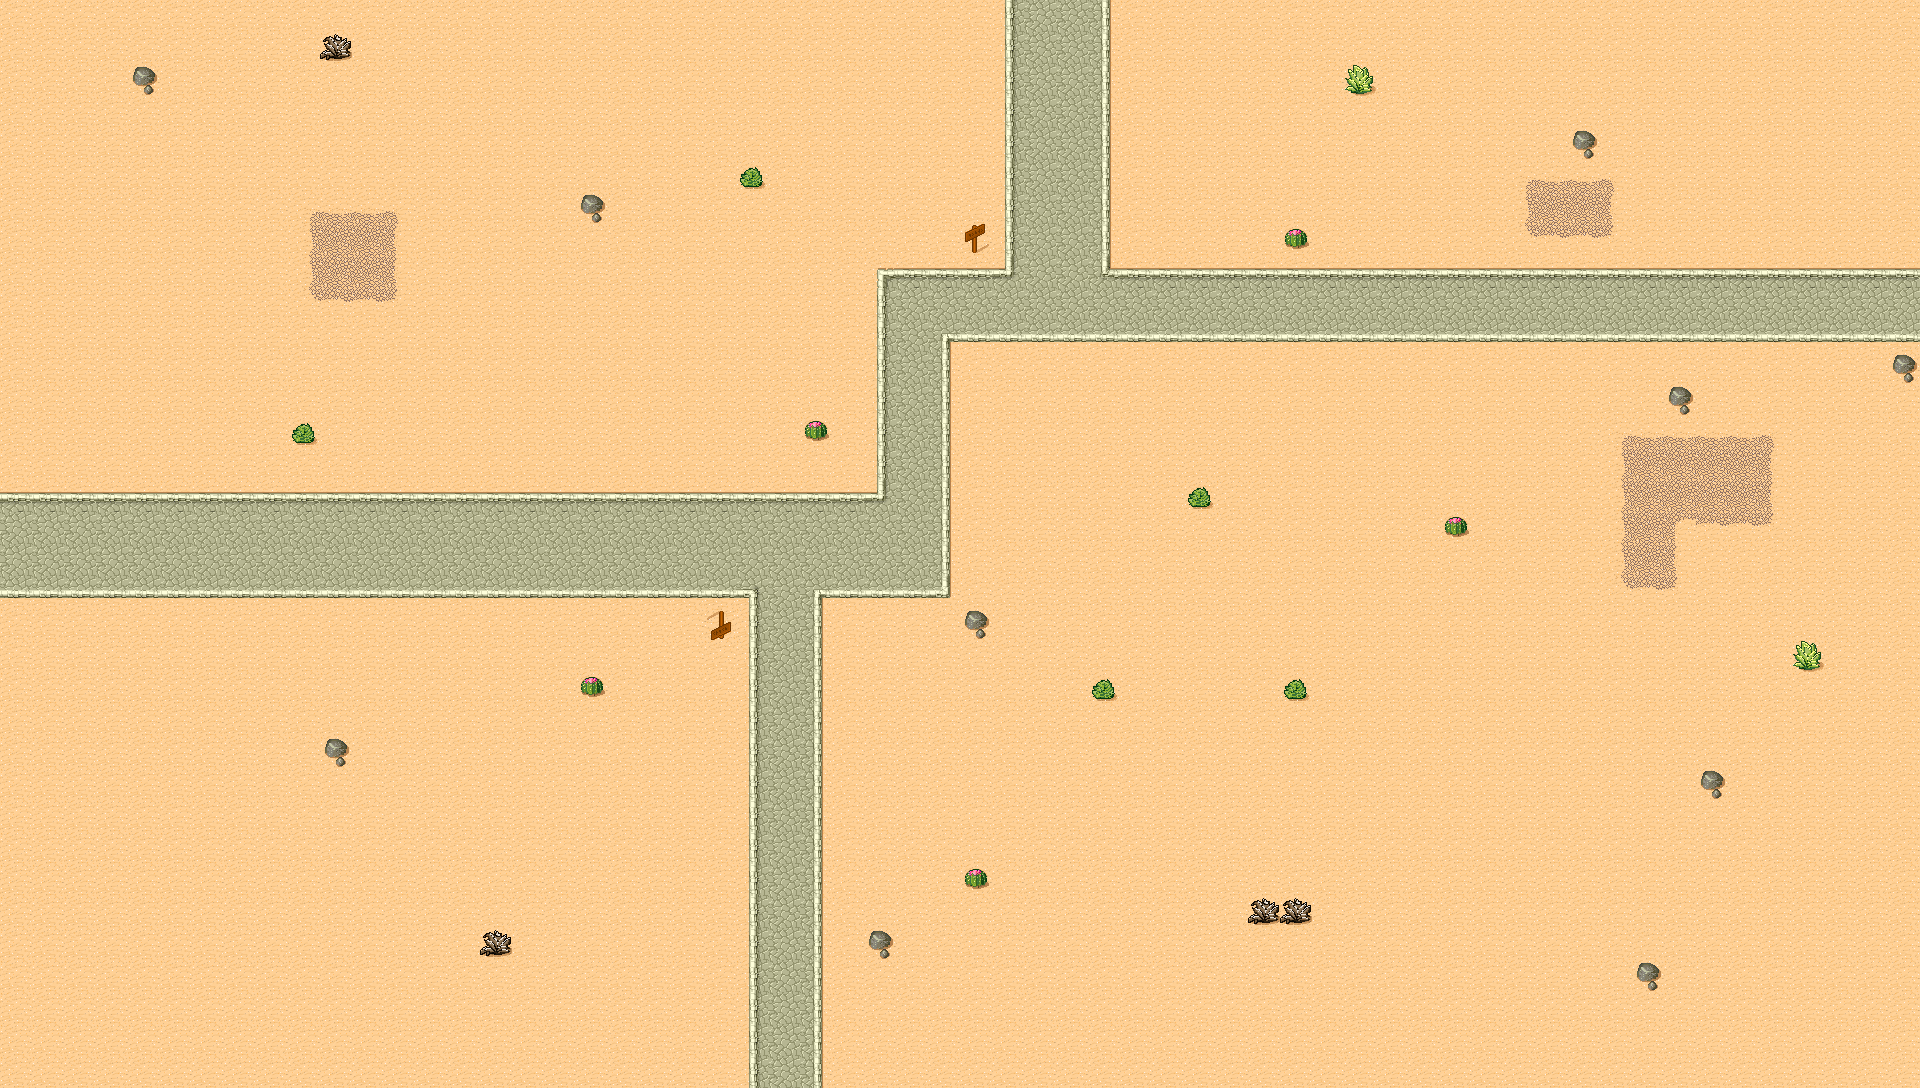

This game map was drawn from its Tiled (.tmx) file and the tilesets committed beside it. A one-line description and the trimmed map source follow:
An orthogonal 60x34 tile map with 32x32 px tiles, 1 tile layer (background) and 36 objects (entry_exit_1, entry_exit_3, entry_exit_2, entry_exit_4, bush2_2, ...).

<map version="1.4" tiledversion="1.4.2" orientation="orthogonal" renderorder="right-down" width="60" height="34" tilewidth="32" tileheight="32" infinite="0" nextlayerid="5" nextobjectid="38">
 <tileset firstgid="1" source="../assets/tmw_desert_spacing.tsx" />
 <layer id="1" name="background" width="60" height="34" locked="1">
  <data>[2040 cells, 2040 non-empty, 28 distinct tile ids]</data>
 </layer>
 <objectgroup id="4" name="GameObjects" locked="1">
  <object id="1" name="entry_exit_1" x="0" y="512" width="64" height="64">
   <properties>
    <property name="exit" value="left" />
    <property name="start_zone" type="bool" value="true" />
   </properties>
  </object>
  <object id="2" name="entry_exit_3" x="1856" y="276" width="64" height="64">
   <properties>
    <property name="exit" value="right" />
   </properties>
  </object>
  <object id="3" name="entry_exit_2" x="1026" y="0" width="64" height="64">
   <properties>
    <property name="exit" value="top" />
   </properties>
  </object>
  <object id="4" name="entry_exit_4" x="754" y="1024" width="64" height="64">
   <properties>
    <property name="exit" value="bottom" />
   </properties>
  </object>
  <object id="5" name="bush2_2" x="320" y="32" width="32" height="32">
   <properties>
    <property name="blocked" type="bool" value="true" />
   </properties>
  </object>
  <object id="6" name="rock_1" x="128" y="64" width="32" height="32">
   <properties>
    <property name="blocked" type="bool" value="true" />
   </properties>
  </object>
  <object id="7" name="rock_2" x="576" y="192" width="32" height="32">
   <properties>
    <property name="blocked" type="bool" value="true" />
   </properties>
  </object>
  <object id="8" name="cactus_4" x="800" y="416" width="32" height="32">
   <properties>
    <property name="blocked" type="bool" value="true" />
   </properties>
  </object>
  <object id="9" name="bush1_5" x="736" y="160" width="32" height="32">
   <properties>
    <property name="blocked" type="bool" value="true" />
   </properties>
  </object>
  <object id="10" name="bush3_2" x="1344" y="64" width="32" height="32">
   <properties>
    <property name="blocked" type="bool" value="true" />
   </properties>
  </object>
  <object id="11" name="rock_3" x="1568" y="128" width="32" height="32">
   <properties>
    <property name="blocked" type="bool" value="true" />
   </properties>
  </object>
  <object id="12" name="cactus_2" x="1280" y="224" width="32" height="32">
   <properties>
    <property name="blocked" type="bool" value="true" />
   </properties>
  </object>
  <object id="13" name="rock_5" x="1888" y="352" width="32" height="32">
   <properties>
    <property name="blocked" type="bool" value="true" />
   </properties>
  </object>
  <object id="14" name="rock_4" x="1664" y="384" width="32" height="32">
   <properties>
    <property name="blocked" type="bool" value="true" />
   </properties>
  </object>
  <object id="15" name="cactus_1" x="1440" y="512" width="32" height="32">
   <properties>
    <property name="blocked" type="bool" value="true" />
   </properties>
  </object>
  <object id="16" name="bush1_1" x="1184" y="480" width="32" height="32">
   <properties>
    <property name="blocked" type="bool" value="true" />
   </properties>
  </object>
  <object id="17" name="sign_2" x="960" y="224" width="32" height="32">
   <properties>
    <property name="blocked" type="bool" value="true" />
   </properties>
  </object>
  <object id="18" name="bush1_4" x="288" y="416" width="32" height="32">
   <properties>
    <property name="blocked" type="bool" value="true" />
   </properties>
  </object>
  <object id="19" name="cactus_5" x="576" y="672" width="32" height="32">
   <properties>
    <property name="blocked" type="bool" value="true" />
   </properties>
  </object>
  <object id="20" name="rock_7" x="320" y="736" width="32" height="32">
   <properties>
    <property name="blocked" type="bool" value="true" />
   </properties>
  </object>
  <object id="21" name="bush2_1" x="480" y="928" width="32" height="32">
   <properties>
    <property name="blocked" type="bool" value="true" />
   </properties>
  </object>
  <object id="22" name="rock_10" x="864" y="928" width="32" height="32">
   <properties>
    <property name="blocked" type="bool" value="true" />
   </properties>
  </object>
  <object id="23" name="cactus_3" x="960" y="864" width="32" height="32">
   <properties>
    <property name="blocked" type="bool" value="true" />
   </properties>
  </object>
  <object id="24" name="bush2_3" x="1248" y="896" width="32" height="32">
   <properties>
    <property name="blocked" type="bool" value="true" />
   </properties>
  </object>
  <object id="25" name="bush2_4" x="1280" y="896" width="32" height="32">
   <properties>
    <property name="blocked" type="bool" value="true" />
   </properties>
  </object>
  <object id="26" name="rock_8" x="1632" y="960" width="32" height="32">
   <properties>
    <property name="blocked" type="bool" value="true" />
   </properties>
  </object>
  <object id="27" name="rock_9" x="1696" y="768" width="32" height="32">
   <properties>
    <property name="blocked" type="bool" value="true" />
   </properties>
  </object>
  <object id="28" name="sign_1" x="704" y="608" width="32" height="32">
   <properties>
    <property name="blocked" type="bool" value="true" />
   </properties>
  </object>
  <object id="29" name="rock_6" x="960" y="608" width="32" height="32">
   <properties>
    <property name="blocked" type="bool" value="true" />
   </properties>
  </object>
  <object id="30" name="bush3_1" x="1792" y="640" width="32" height="32">
   <properties>
    <property name="blocked" type="bool" value="true" />
   </properties>
  </object>
  <object id="31" name="bush1_2" x="1280" y="672" width="32" height="32">
   <properties>
    <property name="blocked" type="bool" value="true" />
   </properties>
  </object>
  <object id="32" name="bush1_3" x="1088.39" y="673.141" width="32" height="32">
   <properties>
    <property name="blocked" type="bool" value="true" />
   </properties>
  </object>
  <object id="33" name="pebble_3" x="1527.19" y="183.628" width="80.979" height="50.1842">
   <properties>
    <property name="movement" value="slowed" />
   </properties>
  </object>
  <object id="34" name="pebble_1" x="1621.86" y="435.69" width="143.709" height="86.6817">
   <properties>
    <property name="movement" value="slowed" />
   </properties>
  </object>
  <object id="35" name="pebble_2" x="1621.86" y="523.512" width="51.3247" height="65.0113">
   <properties>
    <property name="movement" value="slowed" />
   </properties>
  </object>
  <object id="36" name="pebble_4" x="302.245" y="205.299" width="98.0872" height="98.0872">
   <properties>
    <property name="movement" value="slowed" />
   </properties>
  </object>
 </objectgroup>
</map>
